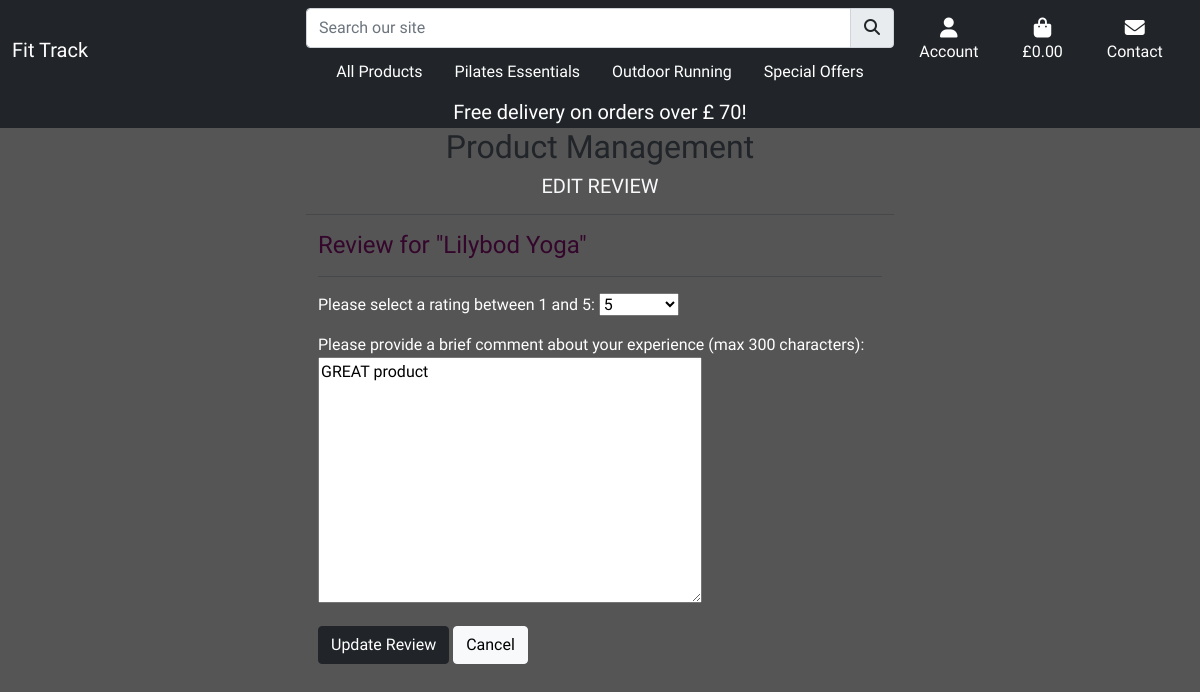
/products/edit_review/26/ (signed in), run on the app's committed database.
### products/models.py (models this page shows, shortened)
class Review(models.Model):
    product = models.ForeignKey(
        Product, on_delete=models.CASCADE, related_name='reviews'
    )
    user = models.ForeignKey(
        User, on_delete=models.SET_NULL, null=True, blank=True,
    )
    rating = models.IntegerField(
        validators=[MinValueValidator(1), MaxValueValidator(5)])
    comment = models.TextField()
    created_date = models.DateTimeField(auto_now_add=True)

class Product(models.Model):
    category = models.ForeignKey('Category', null=True, blank=True, on_delete=models.SET_NULL)
    sku = models.CharField(max_length=254, null=True, blank=True)
    name = models.CharField(max_length=254)
    different_size = models.BooleanField(default=False)
    description = models.TextField()
    new = models.BooleanField(default=False)
    on_sale = models.BooleanField(default=False)
    all_specials = models.BooleanField(default=False)
    details = models.CharField(max_length=360)
    materials = models.CharField(max_length=254, null=True,default=None)
    fabric_care = models.CharField(max_length=360)
    price = models.DecimalField(max_digits=6, decimal_places=2)
    rating = models.DecimalField(max_digits=6, decimal_places=2, null=True, blank=True)
    image = models.ImageField(null=True, blank=True)
    size = models.CharField(max_length=254, null=True, blank=True)
    weight =  models.CharField(max_length=254, null=True, blank=True)
    special_price = models.DecimalField(
        max_digits=6, decimal_places=2, null=False, blank=False, default=0)

### products/views.py (the view)
# urls.py: path('edit_review/<int:review_id>/', views.edit_review,name='edit_review'),
@login_required
def edit_review(request, review_id):
    if not request.user.is_authenticated:
        messages.error(
            request,
            'Sorry, only registered users can do that. Please login or register to delete a review.'
        )
        return redirect('home')  # Redirect to the home page if the user is not authenticated
    review = get_object_or_404(Review, pk=review_id)
    product = review.product
    if request.method == 'POST':
        form = ReviewForm(request.user, product, request.POST, instance=review)
        if form.is_valid():
            form.save()
            messages.success(request, 'Review successfully updated!')
            return redirect('product_detail', product_id=product.id)
        else:
            messages.error(request, 'Failed to update review. Please correct the errors.')
    else:
        form = ReviewForm(request.user, product, instance=review)
    return render(request, 'products/edit_review.html', {'form': form, 'product': product, 'review': review})

### products/forms.py
class ReviewForm(forms.ModelForm):
    class Meta:
        model = Review
        fields = ('rating', 'comment')
        labels = {
            'comment': 'Please provide a brief comment about your experience \
                (max 300 characters)',
        }
    RATING_CHOICES = [
        (5, '5'),
        (4, '4'),
        (3, '3'),
        (2, '2'),
        (1, '1'),
    ]
    rating = forms.ChoiceField(
        choices=RATING_CHOICES,
        label='Please select a rating between 1 and 5',
        widget=forms.Select(attrs={'class': 'form-select', 'style': 'width: 80px;'})
    )
    def __init__(self, user, product, *args, **kwargs):
        super().__init__(*args, **kwargs)
        for field in self.fields:
            self.fields[field].widget.attrs['class'] = 'mb-6'
            if field == 'comment':
                self.fields[field].widget.attrs['maxlength'] = '300'
                self.fields[field].widget.attrs['minlength'] = '5'

### bag/contexts.py (called while the page is built, shortened)
def bag_contents(request):
    bag_items = []
    total = 0
    product_count = 0
    bag = request.session.get('bag', {})
    if product_count > 0 and total < settings.FREE_DELIVERY_THRESHOLD:
        delivery = Decimal(settings.STANDARD_DELIVERY_COST)
        free_delivery_delta = settings.FREE_DELIVERY_THRESHOLD - total
    else:
        delivery = 0
        free_delivery_delta = 0
    grand_total = delivery + total
    context = {
        'bag_items': bag_items,
        'total': total,
        'product_count': product_count,
        'delivery': delivery,
        'free_delivery_delta': free_delivery_delta,
        'free_delivery_threshold': settings.FREE_DELIVERY_THRESHOLD,
        'grand_total': grand_total,
    }
    return context

### products/templates/products/edit_review.html (shortened to what this page needs)
{% extends "base.html" %}
{% load static %}
{% block content %}
<div class="container-fluid vh-100 clear-nav">
    {% include 'includes/banner.html' %}
    <div class="row">
        <div class="col text-center">
            <h2 class="text-dark">Product Management</h2>
            <h5 class="text-light text-uppercase">Edit Review</h5>
            <hr class="w-50 mx-auto mb-3">
        </div>
    </div>
    <div class="row col-6 col-md-6 mx-auto">
        <form method="post">
            <h4 class="mb-0 text-urple">Review for "{{ review.product.name }}"</h4>
            <hr>
            {{ form.as_p }}
            <button class="btn btn-dark rounded" type="submit">Update Review</button>
            <a class="btn btn-light rounded" href="{% url 'product_detail' product.id %}">Cancel</a>
        </form>
    </div>
</div>
{% endblock %}

### static/css/base.css (style rules this page uses)
html { height:100%; }
body { font-family:'Bacasime Antique', serif ; background: url('/media/woman.jpg') no-repeat center center fixed; background-size: cover; height: 100%; display: flex; flex-direction: column; }
h4 { color:rgb(52, 6, 44); }
.mt-3,.nav-link, p { color:#fff !important; }

### data on the page
Review: product.name "Lilybod Yoga", rating "5", comment "GREAT product"

### other printed values
{{ free_delivery_threshold }} "70"
